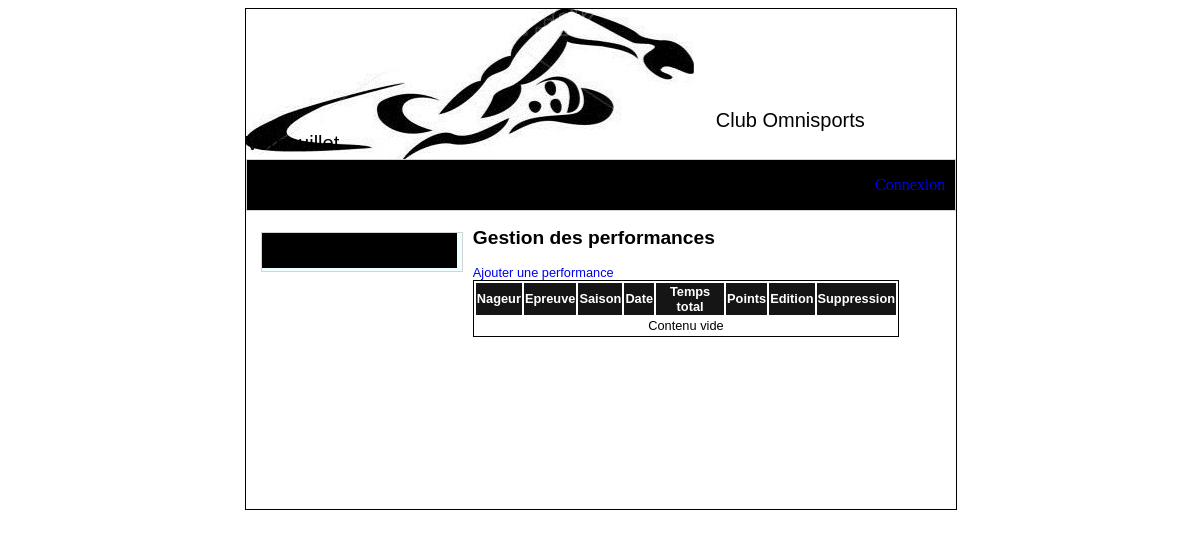
The page /ges_performances.php on the database as committed earlier.
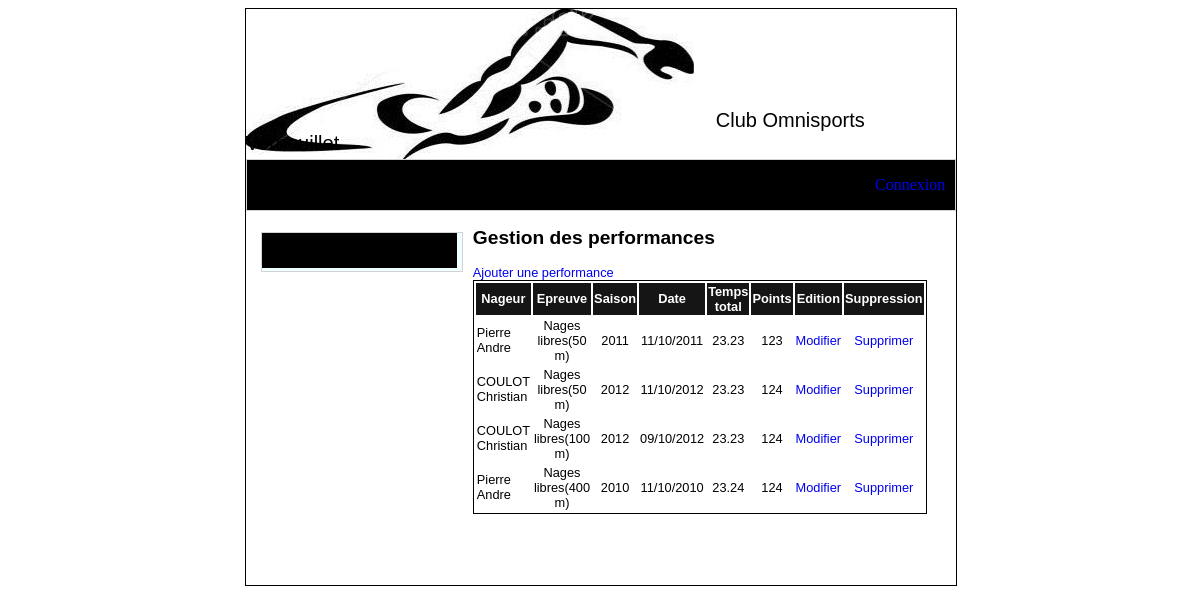
The same page on the database as committed later.
### tables this page shows
CREATE TABLE IF NOT EXISTS `nageur` (
  `id_nageur` int(11) NOT NULL AUTO_INCREMENT,
  `nom_nageur` varchar(50) NOT NULL,
  `prenom_nageur` varchar(50) NOT NULL,
  `sexe` varchar(50) NOT NULL,
  `annee_naissance` date NOT NULL,
  `id_categorie` int(11) NOT NULL,
  `club` varchar(50) NOT NULL,
  PRIMARY KEY (`id_nageur`),
  KEY `id_categorie` (`id_categorie`)
);

CREATE TABLE IF NOT EXISTS `epreuve` (
  `id_epreuve` int(11) NOT NULL AUTO_INCREMENT,
  `type_epreuve` varchar(50) NOT NULL,
  `distance_epreuve` int(11) NOT NULL,
  PRIMARY KEY (`id_epreuve`)
);

### ges_performances.php (the view, shortened to what this page needs)
<?php
include 'header.php';
?>
<div id="contenu">
    <h2>Gestion des performances</h2>
    <a href="formulaire_ajout_nouvelle_performance.php">Ajouter une performance</a><br>
    <table>
        <tr>
            <th>Nageur</th>
            <th>Epreuve</th>
            <th>Saison</th>
            <th>Date</th>
            <th>Temps total</th>
            <th>Points</th>
            <th>Edition</th>
            <th>Suppression</th>
        </tr>
        <?php
        $res = mysql_query("SELECT * FROM `performance`") or die(mysql_error());
        if (mysql_numrows($res) == 0) {
            echo '<tr><td colspan="8" align="center">Contenu vide</td></tr>';
        } else {
            while ($line = mysql_fetch_array($res)) {
                $res_nag = mysql_query("SELECT * FROM `nageur` WHERE `id_nageur` = " . $line['id_nageur']);
                $nageur = mysql_fetch_array($res_nag);
                $res_epr = mysql_query("SELECT * FROM `epreuve` WHERE `id_epreuve` = " . $line['id_epreuve']);
                $epreuve = mysql_fetch_array($res_epr);
                $date = explode("-", $line["date_perf"]);
                ?>
                <tr>
                    <td><?= $nageur['nom_nageur'] . ' ' . $nageur['prenom_nageur'] ?></td>
                    <td align="center"><?= $epreuve['type_epreuve']. '('.$epreuve['distance_epreuve'].' m)' ?></td>
                    <td align="center"><?= $line['saison'] ?></td>
                    <td align="center"><?= $date[2].'/'.$date[1].'/'.$date[0] ?></td>
                    <td align="center"><?= $line['temps_total'] ?></td>
                    <td align="center"><?= $line['points'] ?></td>
                    <td align="center"><a href="formulaire_modifier_performance.php?id=<?= $line['id_performance'] ?>">Modifier</a></td>
                    <td align="center"><a href="supprimer_performance.php?id=<?= $line['id_performance'] ?>" onclick="return confirm('Voulez vous supprimer cette performance?')">Supprimer</a></td>
                </tr>
                <?php
            }
        }
        ?>
    </table>
</div>
</div>
<?php include 'footer.php'; ?>

Rows that differ between the two databases and show on the page:
now on this page (row edited): nageur: nom_nageur "Pierre", prenom_nageur "Andre"
now on this page (row unchanged): epreuve: type_epreuve "Nages libres", distance_epreuve "50"
now on this page (row edited): nageur: nom_nageur "COULOT", prenom_nageur "Christian"
now on this page (row unchanged): epreuve: type_epreuve "Nages libres", distance_epreuve "100"
now on this page (row unchanged): epreuve: type_epreuve "Nages libres", distance_epreuve "400"
Other text that changed with them:
new list line: "( m) 2011 11 / 10 / 2011 23.23 123 Modifier Supprimer"
new list line: "( m) 2012 11 / 10 / 2012 23.23 124 Modifier Supprimer"
new list line: "( m) 2012 09 / 10 / 2012 23.23 124 Modifier Supprimer"
new list line: "( m) 2010 11 / 10 / 2010 23.24 124 Modifier Supprimer"
text no longer shown: "Contenu vide"
